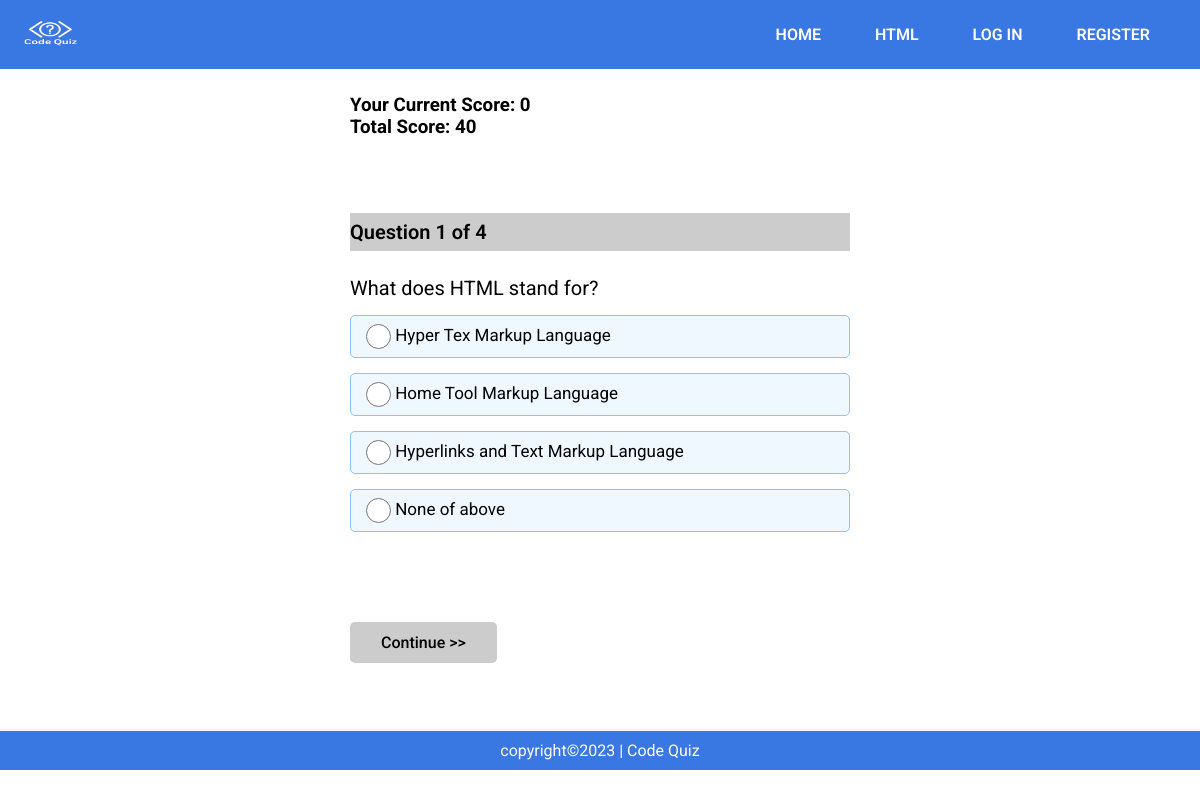
The page /question.php?id=1 on the database its author committed.
### tables this page shows
CREATE TABLE `questions` (
  `id` int NOT NULL,
  `question_id` int NOT NULL,
  `category_name` varchar(255) NOT NULL,
  `question_text` varchar(255) NOT NULL,
  `points` int NOT NULL
);

CREATE TABLE `options` (
  `id` int NOT NULL,
  `question_id` int NOT NULL,
  `option_text` varchar(255) NOT NULL,
  `is_correct` int NOT NULL DEFAULT '0'
);

### question.php (the view, shortened to what this page needs)
<?php
require_once("./backend/db_connect.php");
$number = (int)$_GET['id'];
$query = "SELECT * FROM `questions` WHERE question_id= $number";
$result = mysqli_query($db_connect, $query);
$result_to_array = mysqli_fetch_assoc($result);
$points = $result_to_array['points'];
$question_query = "SELECT * FROM `questions`";
$results =  mysqli_query($db_connect, $question_query);
$total = $results->num_rows;
$total_score = $total * $points;
$option_query = "SELECT * FROM `options` WHERE question_id= $number";
$option = mysqli_query($db_connect, $option_query);
?>
<!DOCTYPE html>
<html>
<head>
  <link href="./style.css" type="text/css" rel="stylesheet">
</head>
<body>
  <div class="container">
    <header>
      <div class="navbar">
        <div class="logo"><a href="./index.php"><img src="./images/logo.png" alt="logo" width="100px" height="65px"></a></div>
        <div class="nav_items">
          <ul>
            <li><a href="./index.php">HOME</a></li>
            <li><a href="./main.php">HTML</a></li>
            <li><a href="#">Log in</a></li>
            <li><a href="#">Register</a></li>
          </ul>
        </div>
      </div>
    </header>
    <main class="main">
      <h3>Your Current Score: <?php if (isset($_SESSION["score"])) {
                                print_r($_SESSION["score"]);
                              } else {
                                echo 0;
                              } ?> <br>
        Total Score: <?= $total_score  ?>
      </h3>
      <h3 id="first_error" style= "color:red"> </h3>
      <h3 style= "color:red"> <?php
      ?></h3>
      <div>
        <div class="current_question">Question <?= $result_to_array['question_id']; ?> of <?= $total; ?></div>
        <p class="question">
          <?= $result_to_array['question_text']; ?>
        </p>
        <form action="process.php" method="post">
          <ul id="option">
            <?php while ($record = mysqli_fetch_assoc($option)) : ?>
              <li id="option_text"><input type="radio" onclick="checkRadioButton()" class="option" id="option" name="option_text" value="<?= htmlspecialchars($record['option_text']) ?>"> <?= $record['option_text']; ?></li>
            <?php endwhile; ?>
          </ul>
          <h3 id="disp" style= "color:green"> </h3>
         <h3 id="error1" style= "color:red"> </h3>
          <input class="continue_btn" type="submit" value="Continue &gt;&gt;">
        </form>
      </div>
    </main>
    <footer>
      <div class="footer">
        <p>copyright&copy;2023 | Code Quiz</p>
      </div>
    </footer>
  </div>
</body>
</html>

### style.css (style rules this page uses)
*,*::after,::before { padding: 0; margin: 0; box-sizing: border-box; }
html { scroll-behavior: smooth; }
h1,h2,h3 { font-family: 'Roboto', sans-serif; }
p { font-weight: 400; font-family: 'Roboto', sans-serif; }
ul, ol,li { list-style: none; padding: 0; margin: 0; }
a { text-decoration: none !important; display: inline-block; margin: 0; padding: 0; font-family: 'Roboto', sans-serif; }
.navbar { background-color: rgb(57, 119, 226); display: flex; justify-content: space-between; align-items: center; flex-wrap: wrap; color: #fff; }
.nav_items li { display: inline-block; padding-right: 50px; }
.nav_items li a { color: #fff; font-weight: 600; text-transform: uppercase; }
.footer { border-top: 2px solid #f4f4f4; text-align: center; padding: 10px 0px; background-color:rgb(57, 119, 226) ; color: #fff; margin-top: 20px; }
.main { max-width: 500px; min-height: 80vh; margin: 0px auto; padding: 25px 0px; }
.main h3 { padding-bottom: 25px; font-family: 'Roboto', sans-serif; }
.current_question { padding: 7px 0px; font-size: 20px; font-family: 'Roboto', sans-serif; font-weight: 600; background-color: #ccc; }
.question { padding-top: 25px; padding-bottom: 15px; font-size: 20px; font-family: 'Roboto', sans-serif; }
#option { padding-bottom: 25px; font-size: 16px; font-family: 'Roboto', sans-serif; }
#option li { background: aliceblue; border: 1px solid #84c5fe; border-radius: 5px; padding: 8px 15px; font-size: 17px; margin-bottom: 15px; cursor: pointer; transition: all 0.3s ease; }
.continue_btn, .start { padding: 10px 30px; background-color: #ccc; border: 1px solid transparent; color: #000; font-size: 16px; font-family: 'Roboto', sans-serif; font-weight: 500; border-radius: 5px ; -webkit-border-radius: 5px ; -moz-border-radius: 5px ; -ms-border-radius: 5px ; -o-border-radius: 5px ; }
input[type='radio'] { height: 25px; width: 25px; vertical-align: middle; color: transparent; }

### rows shown on the page
questions: points "40", question "1", question_text "What does HTML stand for?"
options: option_text "Hyper Tex Markup Language"
options: option_text "Home Tool Markup Language"
options: option_text "Hyperlinks and Text Markup Language"
options: option_text "None of above"

### other values the page prints
$total "4"
